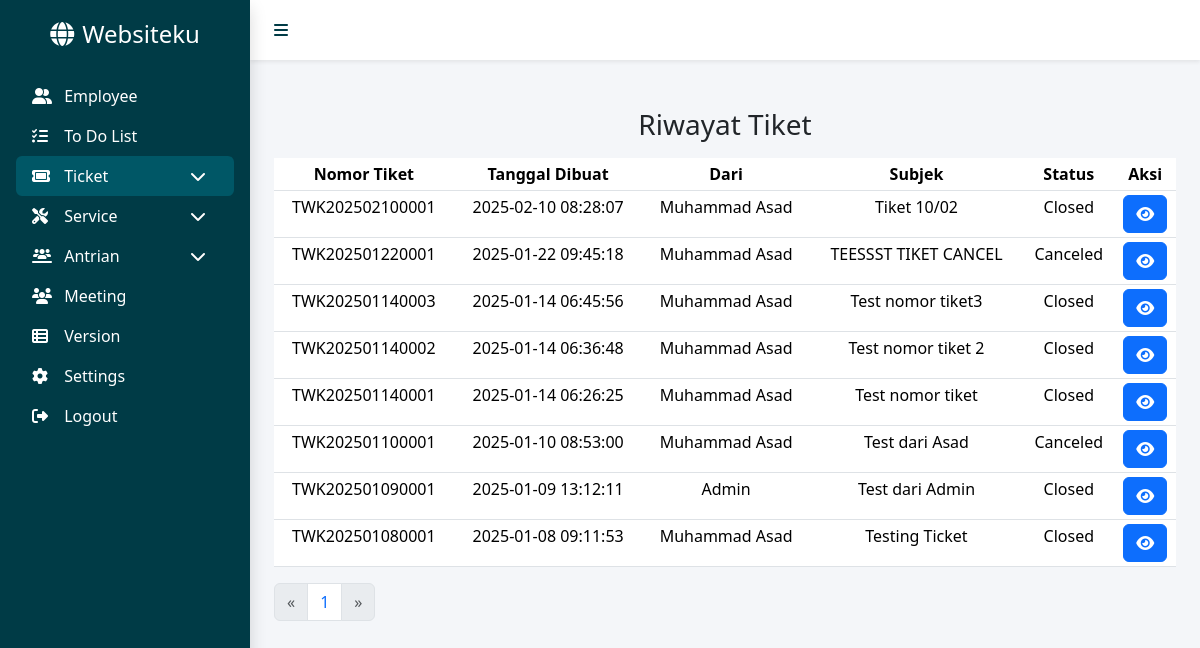
Page /public/ticket/history (signed in) on the committed database.
### tables this page shows
CREATE TABLE `tickets` (
  `id` int NOT NULL,
  `nomor_tiket` varchar(15) NOT NULL,
  `subjek` varchar(25) NOT NULL,
  `deskripsi` varchar(255) NOT NULL,
  `status` tinyint(1) NOT NULL DEFAULT '1',
  `user_id` int NOT NULL,
  `created_at` timestamp NOT NULL,
  `queued_at` timestamp NULL DEFAULT NULL,
  `tindakan` varchar(255) DEFAULT NULL
);

CREATE TABLE `users` (
  `id` int NOT NULL,
  `username` varchar(25) NOT NULL,
  `fullname` varchar(50) NOT NULL,
  `email` varchar(50) NOT NULL,
  `password` varchar(65) NOT NULL,
  `level` tinyint(1) NOT NULL DEFAULT '1',
  `created_at` timestamp NOT NULL DEFAULT CURRENT_TIMESTAMP
);

### app/core/Controller.php (called while the page is built, shortened)
<?php
class Controller
{
    public function view($view, $data = [])
    {
        require_once '../app/views/' . $view . '.php';
    }
    public function model($model)
    {
        return new $model;
    }
}

### app/controllers/TicketController.php (called while the page is built, shortened)
<?php
class TicketController extends Controller
{
    public function history($page = 1)
    {
        $limit = 10;
        $start = ($page > 1) ? ($page * $limit) - $limit : 0;
        $totalData = $this->model('Ticket')->countAllHistoryTicket();
        $totalPages = ceil($totalData / $limit);
        $data['page'] = $page;
        $data['totalPages'] = $totalPages;
        $data['judul'] = 'Ticket History';
        $data['ticket'] = $this->model('Ticket')->getAllHistoryTicket($start, $limit);
        $this->view('ticket/history', $data);
    }
}

### app/core/App.php (called while the page is built, shortened)
<?php
class App
{
    protected $method = 'index';
    protected $params = [];
    public function __construct()
    {
        $url = $this->parseURL();
        if (isset($url[0])) {
            if (file_exists('../app/controllers/' . $url[0] . 'Controller.php')) {
                unset($url[0]);
            }
        }
        $this->controller = new $this->controller;
        if (isset($url[1])) {
            $method = str_replace('-', '_', $url[1]);
            if (method_exists($this->controller, $method)) {
                $this->method = $method;
            }
        }
        call_user_func_array([$this->controller, $this->method], $this->params);
    }
    public function parseURL()
    {
        if (isset($_GET['url'])) {
            $url = rtrim($_GET['url'], '/');
            $url = filter_var($url, FILTER_SANITIZE_URL);
            $url = explode('/', $url);
            return $url;
        }
    }
}

### public/index.php (called while the page is built, shortened)
<?php
$app = new App;

### app/core/Database.php (called while the page is built, shortened)
<?php
class Database
{
    private $host = DB_HOST;
    private $user = DB_USER;
    private $pass = DB_PASS;
    private $dbname = DB_NAME;
    private $dbh;
    private $stmt;
    public function __construct()
    {
        $dsn = 'mysql:host=' . $this->host . ';dbname=' . $this->dbname;
        $option = [
            PDO::ATTR_PERSISTENT => true,
            PDO::ATTR_ERRMODE => PDO::ERRMODE_EXCEPTION
        ];
        try {
            $this->dbh = new PDO($dsn, $this->user, $this->pass, $option);
        } catch (PDOException $e) {
            die($e->getMessage());
        }
    }
    public function query($query)
    {
        $this->stmt = $this->dbh->prepare($query);
    }
    public function bind($param, $value, $type = null)
    {
        if (is_null($type)) {
            switch (true) {
                case is_int($value):
                    $type = PDO::PARAM_INT;
                    break;
            }
        }
        $this->stmt->bindValue($param, $value, $type);
    }
    public function execute()
    {
        $this->stmt->execute();
    }
    public function resultSet()
    {
        $this->execute();
        return $this->stmt->fetchAll(PDO::FETCH_ASSOC);
    }
}

### app/models/Ticket.php (called while the page is built, shortened)
<?php
class Ticket
{
    private $tableTicket = 'tickets';
    private $tableUser = 'users';
    private $db;
    public function __construct()
    {
        $this->db = new Database;
    }
    public function countAllHistoryTicket()
    {
        $sql =
            "SELECT COUNT(*) AS total
            FROM {$this->tableTicket}
            WHERE {$this->tableTicket}.status > 4";
        $this->db->query($sql);
        return $this->db->single()['total'];
    }
    public function getAllHistoryTicket($start, $limit)
    {
        $sql =
            "SELECT {$this->tableTicket}.*, {$this->tableUser}.fullname
            FROM {$this->tableTicket}
            INNER JOIN {$this->tableUser}
            ON {$this->tableTicket}.user_id = {$this->tableUser}.id
            WHERE {$this->tableTicket}.status > 4
            ORDER BY {$this->tableTicket}.created_at DESC
            LIMIT :start, :limit";
        $this->db->query($sql);
        $this->db->bind("start", $start);
        $this->db->bind("limit", $limit);
        return $this->db->resultSet();
    }
}

### app/views/ticket/ticket_status.php (called while the page is built, shortened)
<?php
function ticket_status($num)
{
    switch ($num) {
        case 5:
            return "Closed";
        case 6:
            return "Canceled";
    }
}

### app/views/ticket/history.php (the view, shortened to what this page needs)
<div class="container">
    <h3 class="text-center mb-3">Riwayat Tiket</h3>
    <table class="table table-sm table-hover text-center">
        <thead>
            <tr>
                <th scope="col" class="d-none d-md-table-cell">Nomor Tiket</th>
                <th scope="col">Tanggal Dibuat</th>
                <th scope="col">Dari</th>
                <th scope="col">Subjek</th>
                <th scope="col">Status</th>
                <th scope="col">Aksi</th>
            </tr>
        </thead>
        <tbody>
            <?php if ($data['ticket']): ?>
                <?php foreach ($data['ticket'] as $ticket): ?>
                    <tr>
                        <td scope="row" class="d-none d-md-table-cell"><?= $ticket['nomor_tiket'] ?></td>
                        <td><?= $ticket['created_at'] ?></td>
                        <td><?= $ticket['fullname'] ?></td>
                        <td><?= $ticket['subjek'] ?></td>
                        <td><?= ticket_status($ticket['status']) ?></td>
                        <td>
                            <button class="btn btn-primary"
                                data-bs-toggle="modal" data-bs-target="#infoModal"
                                data-fullname="<?= $ticket['fullname'] ?>"
                                data-subject="<?= $ticket['subjek'] ?>"
                                data-description="<?= $ticket['deskripsi'] ?>"
                                data-status="<?= $ticket['status'] ?>"
                                data-action="<?= $ticket['tindakan'] ?>"
                                data-ticketNumber="<?= $ticket['nomor_tiket'] ?>">
                                <i class="fa-solid fa-eye"></i>
                            </button>
                        </td>
                    </tr>
                <?php endforeach; ?>
            <?php else: ?>
                <tr>
                    <td colspan="6">Data tidak ditemukan</td>
                </tr>
            <?php endif; ?>
        </tbody>
    </table>
    <nav aria-label="Page navigation example">
        <ul class="pagination">
            <li class="page-item <?= ($data['page'] == 1) ? 'disabled' : '' ?>">
                <a class="page-link" href="<?= BASEURL ?>/ticket/history/<?= $data['page'] - 1 ?>">&laquo;</a>
            </li>
            <?php for ($i = 1; $i <= $data['totalPages']; $i++) : ?>
                <li class="page-item <?= ($page == $i) ? 'active' : '' ?>">
                    <a class="page-link" href="<?= BASEURL ?>/ticket/history/<?= $i ?>"><?= $i ?></a>
                </li>
            <?php endfor; ?>
            <li class="page-item <?= ($data['page'] == $data['totalPages']) ? 'disabled' : '' ?>">
                <a class="page-link" href="<?= BASEURL ?>/ticket/history/<?= $data['page'] + 1 ?>">&raquo;</a>
            </li>
        </ul>
    </nav>
</div>

### public/css/style.css (style rules this page uses)
body { min-height: 100vh; }

### rows in the picture
tickets: nomor_tiket "TWK202502100001", created_at "2025-02-10 08:28:07", user.fullname "Muhammad Asad", subjek "Tiket 10/02", status "Closed"
tickets: nomor_tiket "TWK202501220001", created_at "2025-01-22 09:45:18", user.fullname "Muhammad Asad", subjek "TEESSST TIKET CANCEL", status "Canceled"
tickets: nomor_tiket "TWK202501140003", created_at "2025-01-14 06:45:56", user.fullname "Muhammad Asad", subjek "Test nomor tiket3", status "Closed"
tickets: nomor_tiket "TWK202501140002", created_at "2025-01-14 06:36:48", user.fullname "Muhammad Asad", subjek "Test nomor tiket 2", status "Closed"
tickets: nomor_tiket "TWK202501140001", created_at "2025-01-14 06:26:25", user.fullname "Muhammad Asad", subjek "Test nomor tiket", status "Closed"
tickets: nomor_tiket "TWK202501100001", created_at "2025-01-10 08:53:00", user.fullname "Muhammad Asad", subjek "Test dari Asad", status "Canceled"
tickets: nomor_tiket "TWK202501090001", created_at "2025-01-09 13:12:11", user.fullname "Admin", subjek "Test dari Admin", status "Closed"
tickets: nomor_tiket "TWK202501080001", created_at "2025-01-08 09:11:53", user.fullname "Muhammad Asad", subjek "Testing Ticket", status "Closed"
